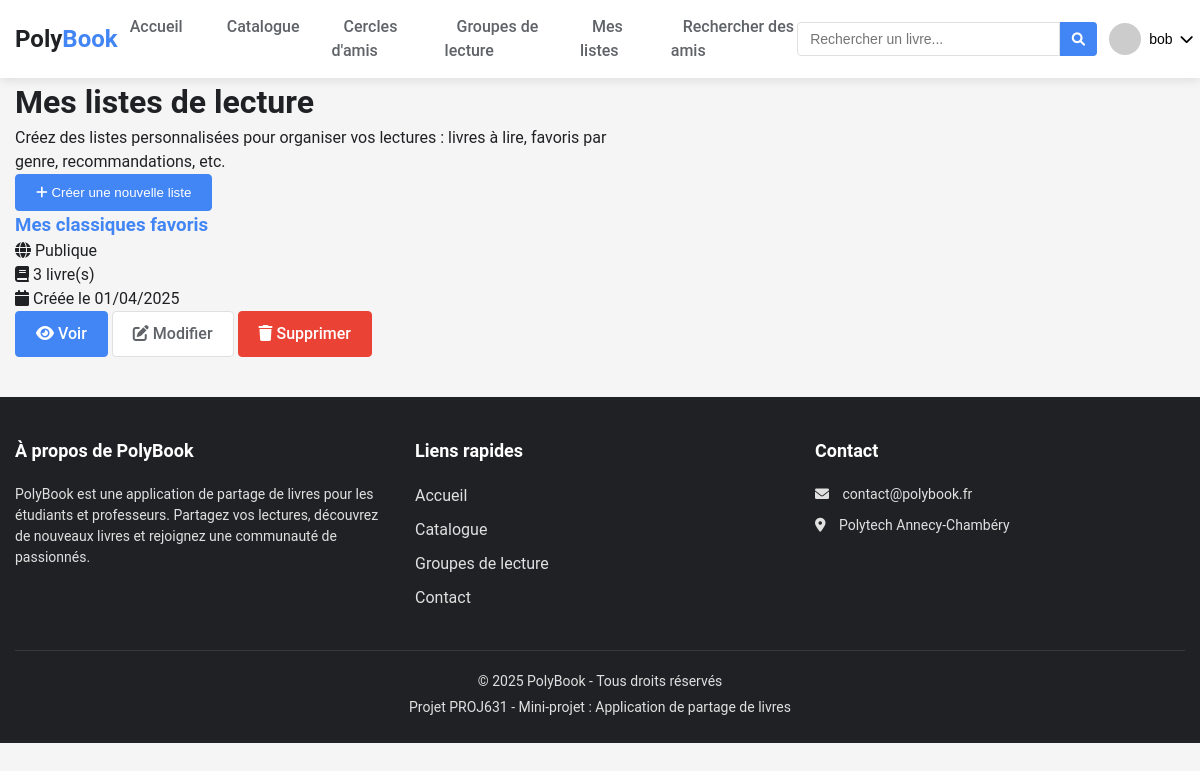
Page /website/listes.php (signed in) on the committed database.
### tables this page shows
CREATE TABLE reading_list (
    id INT PRIMARY KEY AUTO_INCREMENT,
    created_at DATE,
    name TEXT,
    user_id INT,
    is_public BOOLEAN DEFAULT FALSE,
    FOREIGN KEY (user_id) REFERENCES user(id)
);

### website/connexion.php (called while the page is built, shortened)
<?php
function securiser($donnee) {
    return htmlspecialchars($donnee, ENT_QUOTES, 'UTF-8');
}
?>

### website/listes.php (the view, shortened to what this page needs)
<!DOCTYPE html>
<html lang="fr">
<head>
    <link rel="stylesheet" href="styles.css">
    <link rel="stylesheet" href="https://cdnjs.cloudflare.com/ajax/libs/font-awesome/6.0.0/css/all.min.css">
</head>
<body>
    <?php
    require_once 'connexion.php';
    include 'header.php';
    $user_id = $_SESSION['user_id'];
    $lists_sql = "SELECT rl.*, COUNT(rlb.id) as book_count
                 FROM reading_list rl
                 LEFT JOIN reading_list_book rlb ON rl.id = rlb.reading_list_id
                 WHERE rl.user_id = $user_id
                 GROUP BY rl.id
                 ORDER BY rl.created_at DESC";
    $lists_result = $conn->query($lists_sql);
    ?>
    <main class="container">
        <h1>Mes listes de lecture</h1>
        <div class="lists-header">
            <p class="intro">
                Créez des listes personnalisées pour organiser vos lectures : livres à lire, favoris par genre, recommandations, etc.
            </p>
            <button id="create-list-btn" class="btn primary">
                <i class="fas fa-plus"></i> Créer une nouvelle liste
            </button>
        </div>
        <?php if ($lists_result->num_rows > 0): ?>
            <div class="lists-grid">
                <?php while ($list = $lists_result->fetch_assoc()): ?>
                    <div class="list-card">
                        <div class="list-header">
                            <h3><a href="liste.php?id=<?php echo $list['id']; ?>"><?php echo securiser($list['name']); ?></a></h3>
                            <span class="visibility-badge <?php echo $list['is_public'] ? 'public' : 'private'; ?>">
                                <i class="fas fa-<?php echo $list['is_public'] ? 'globe' : 'lock'; ?>"></i>
                                <?php echo $list['is_public'] ? 'Publique' : 'Privée'; ?>
                            </span>
                        </div>
                        <div class="list-info">
                            <p><i class="fas fa-book"></i> <?php echo $list['book_count']; ?> livre(s)</p>
                            <p><i class="fas fa-calendar"></i> Créée le <?php echo date('d/m/Y', strtotime($list['created_at'])); ?></p>
                        </div>
                        <div class="list-actions">
                            <a href="liste.php?id=<?php echo $list['id']; ?>" class="btn primary">
                                <i class="fas fa-eye"></i> Voir
                            </a>
                            <a href="modifier_liste.php?id=<?php echo $list['id']; ?>" class="btn secondary">
                                <i class="fas fa-edit"></i> Modifier
                            </a>
                            <a href="supprimer_liste.php?id=<?php echo $list['id']; ?>" class="btn error"
                               onclick="return confirm('Êtes-vous sûr de vouloir supprimer cette liste ?');">
                                <i class="fas fa-trash"></i> Supprimer
                            </a>
                        </div>
                    </div>
                <?php endwhile; ?>
            </div>
        <?php endif; ?>
    </main>
    <?php include 'footer.php'; ?>
</body>
</html>

### website/styles.css (style rules this page uses)
:root { --primary-color: #4285f4; --primary-dark: #3367d6; --secondary-color: #5f6368; --accent-color: #fbbc05; --success-color: #34a853; --error-color: #ea4335; --info-color: #4285f4; --warning-color: #fbbc05; --light-gray: #f5f5f5; --medium-gray: #e0e0e0; --dark-gray: #5f6368; --white: #ffffff; --black: #202124; --border-radius: 4px; --box-shadow: 0 2px 10px rgba(0, 0, 0, 0.1); --transition: all 0.3s ease; --font-family: 'Roboto', 'Segoe UI', Arial, sans-serif; }
* { margin: 0; padding: 0; box-sizing: border-box; }
body { font-family: var(--font-family); font-size: 16px; line-height: 1.5; color: var(--black); background-color: var(--light-gray); }
a { text-decoration: none; color: var(--primary-color); transition: var(--transition); }
.container { max-width: 1200px; margin: 0 auto; padding: 0 15px; }
.btn { display: inline-block; padding: 10px 20px; border-radius: var(--border-radius); font-weight: 500; cursor: pointer; transition: var(--transition); text-align: center; }
.btn.primary { background-color: var(--primary-color); color: var(--white); border: 1px solid var(--primary-color); }
.btn.secondary { background-color: var(--white); color: var(--dark-gray); border: 1px solid var(--medium-gray); }
.btn.error { background-color: var(--error-color); color: var(--white); border: 1px solid var(--error-color); }
.intro { max-width: 600px; }

### rows in the picture
reading_list: name "Mes classiques favoris", is_public 1 (drawn), book_count "3", created_at "01/04/2025"

### other values in the picture
securiser($_SESSION['username']) "bob"
